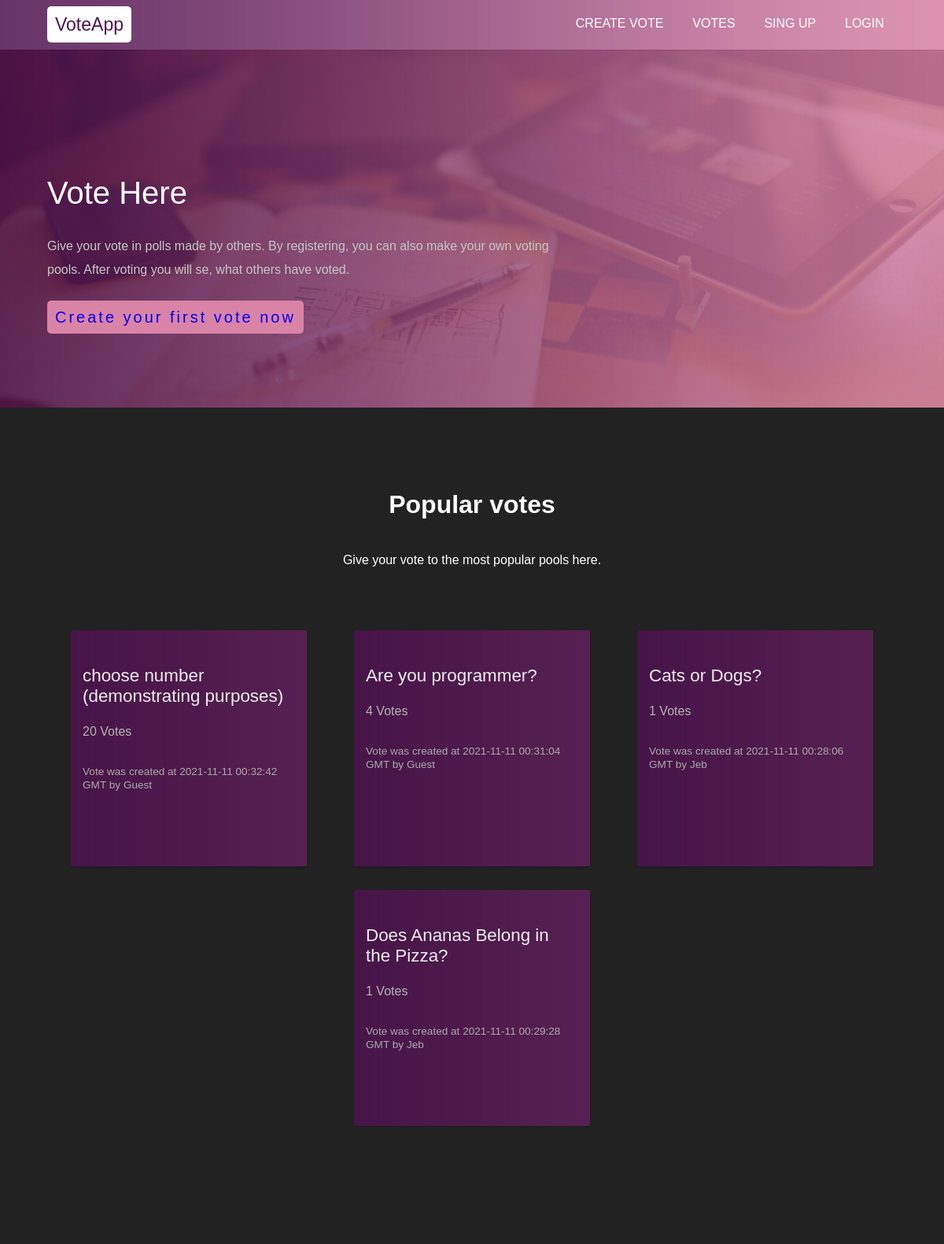
The page / on the database its author committed.
### models.py (models this page shows)
class Vote(db.Model):
    id = db.Column(db.Integer, primary_key=True)
    question = db.Column(db.String(100), default="Question Not Added")
    answers = db.Column(db.String(1000), default="[]")
    user_answers = db.Column(db.String(1000), default="[]")
    popularity = db.Column(db.Integer, default=0)
    date = db.Column(db.DateTime(timezone=True), default=func.now())
    creator = db.Column(db.Integer, db.ForeignKey('user.username'))
    auth_required = db.Column(db.Boolean, default=False)

### views.py (the view)
@views.route('/', methods=['GET'])
def home():
    user_agent = request.headers.get('User-Agent')
    if 'mobile' in user_agent.lower():
        flash('This website is not made for mobile. It should still work, just expect some zooming', category='error')
    vote_objects = Vote.query.all()
    most_popular = []
    for i in range(len(vote_objects)):
        most_popular.append((vote_objects[i], int(vote_objects[i].popularity)))
    most_popular_sortted = sorted(most_popular, key=lambda x: (int(x[1])), reverse=True)
    most_popular_limited = most_popular_sortted[0:10]
    if request.method == "GET":
        return render_template("index.html", vote=most_popular_limited)

### templates/index.html (shortened to what this page needs)
{% extends 'base.html' %}
{% block import_css %}
<link href="{{url_for('static', filename='css/card.css' )}}" rel="stylesheet">
{% endblock %}
{% block content %}
<div class="landing" id="icul">
  <div class="container-width" id="iert">
    <div class="lead-title" id="ias06">Vote Here
    </div>
    <div class="sub-lead-title">Give your vote in polls made by others. By registering, you can also make your own voting pools. After voting you will se, what others have voted.
    </div>
    <a class="lead-btn" href="/create">Create your first vote now
    </a>
    <br/>
  </div>
</div>
<section class="flex-sect" id="ivjox">
  <div class="container-width" id="i9dxq">
    <div class="flex-title" id="i4bn9">Popular votes</div>
    <br/>
    <div class="flex-desc" id="idtpb">Give your vote to the most popular pools here.</div>
    <div class="cards" id="iwudg">
      {% for i in range(vote|length) %}
      <a class="card-link" href="/votes/{{vote[i][0].id}}">
      <div class="card">
        <div class="card-header ch{{i+1}}" id="ic4pr">
        </div>
        <div class="card-body" id="i35j6">
          <div class="card-title" id="ipoe8" style="color:#eee;">{{vote[i][0].question}}<br/></div>
          <br>
          <div class="card-sub-title">{{vote[i][0].popularity}} Votes</div>
          <br>
          <div class="card-desc">Vote was created at {{vote[i][0].date}} GMT by {{vote[i][0].creator}}
          </div>
        </div>
      </div>
      </a>
      {% endfor %}
    </div>
  </div>
</section>
{% endblock %}

### templates/base.html (shortened to what this page needs)
<!DOCTYPE html>
<html lang="en">
<head>
    {% block import_css %}{% endblock %}
    <link href="{{url_for('static', filename='css/boostrap.css' )}}" rel="stylesheet">
    <link href="{{url_for('static', filename='css/index.css' )}}" rel="stylesheet">
</head>
<body>
    <header id="icul" class="header-banner">
      <div id="iert" class="container-width">
        <div class="logo-container">
          <a class="logo" href="/">VoteApp</a>
        </div>
        <nav class="menu" id="header-links-nav">
            <div>
              <a href="/create" title="Create vote" class="header-btn">CREATE VOTE</a>
              <a href="/votes" title="Votes" class="header-btn">VOTES</a>
              {% if current_user.is_authenticated %}
                <a href="/logout" title="Log out" class="header-btn">LOG OUT</a>
                <a href="/account" title="Account" class="header-btn">{{ current_user.username }}</a>
              {% else %}
                <a href="/sign-up" title="Sing Up" class="header-btn">SING UP</a>
                <a href="/login" title="Login" class="header-btn">LOGIN</a>
              {% endif %}
            </div>
        </nav>
      </div>
    </header>
    {% block content %}{% endblock %}
  </body>
</html>

### static/css/card.css (style rules this page uses)
.cards { padding:20px 0; display:flex; justify-content:space-around; flex-flow:wrap; }
.card-link { text-decoration:none; }
.card { background-image:url("/static/images/bg-gr-v.png"); background-size:scroll, scroll; height:300px; width:300px; margin-bottom:30px; box-shadow:0 1px 2px 0 rgba(0, 0, 0, 0.2); border-radius:2px; transition:all 0.5s ease; font-weight:100; overflow:hidden; }
.card-header { height:30px; background-size:cover; background-position:center center; }
.card-header.ch1 { background-image:url("https://placehold.it/350x250/78c5d6/fff/image1.jpg"); }
.card-header.ch2 { background-image:url("https://placehold.it/350x250/459ba8/fff/image2.jpg"); }
.card-header.ch3 { background-image:url("https://placehold.it/350x250/79c267/fff/image3.jpg"); }
.card-header.ch4 { background-image:url("https://placehold.it/350x250/c5d647/fff/image4.jpg"); }
.card-body { padding:15px 15px 5px 15px; color:#aaa; }
.card-title { font-size:1.4em; margin-bottom:5px; }
.card-sub-title { color:#b3b3b3; font-size:1em; margin-bottom:15px; }
.card-desc { font-size:0.85rem; line-height:17px; }

### static/css/index.css (style rules this page uses)
* { box-sizing: border-box; }
body { margin: 0; }
.header-banner { position: fixed; padding:10px 0 10px 0; font-family:Helvetica, serif; background-image:url("/static/images/bg-gr-v.png"); background-size:contain, cover; }
.landing { padding-top:10px; padding-bottom:100px; color:#ffffff; font-family:Helvetica, serif; font-weight:100; background-image:url("/static/images/bg-gr-v.png"), url("/static/images/work-desk.jpg"); background-attachment:scroll, scroll; background-position:left top, center center; background-repeat:repeat-y, no-repeat; background-size:contain, cover; }
.logo-container { padding:0.6% 0 0.6% 0; float:left; width:50%; }
.logo { background-color:#fff; border-radius:5px; width:130px; padding:10px; min-height:30px; text-align:center; line-height:30px; color:#4d114f; font-size:23px; text-decoration:none; }
.menu { float:right; width:50%; }
.lead-title { margin:150px 0 30px 0; font-size:40px; }
.sub-lead-title { max-width:650px; line-height:30px; margin-bottom:30px; color:#c6c6c6; }
.lead-btn { margin-top:15px; padding:10px; width:190px; min-height:30px; font-size:20px; text-align:center; letter-spacing:3px; line-height:30px; background-color:#d983a6; border-radius:5px; cursor:pointer; text-decoration:none; }
.flex-sect { background-color:#fafafa; padding:100px 0; font-family:Helvetica, serif; }
.flex-title { margin-bottom:15px; font-size:2em; text-align:center; font-weight:700; color:#555; padding:5px; }
.flex-desc { margin-bottom:55px; font-size:1em; color:rgba(0, 0, 0, 0.5); text-align:center; padding:5px; }
#i4bn9 { color:#ffffff; }
#idtpb { color:#ffffff; }
#ivjox { background-image:linear-gradient(#222222,#222222); background-repeat:repeat; background-position:left top; background-attachment:scroll; background-size:auto; }
#ic4pr { background-image:none; background-repeat:repeat; background-position:left top; background-attachment:scroll; background-size:auto; }
.container-width { width:90%; max-width:95%; margin:0 auto; }
#icul { bottom:200%; position:static; display:block; }
#header-links-nav { text-align:right; padding:1% 0 1% 0; }
.header-btn { text-transform: uppercase; color:#ffffff; text-decoration:none; margin:0 3% 0 3%; }

### rows shown on the page
Vote: question "choose number (demonstrating purposes)", popularity "20", date "2021-11-11 00:32:42", creator "Guest"
Vote: question "Are you programmer?", popularity "4", date "2021-11-11 00:31:04", creator "Guest"
Vote: question "Cats or Dogs?", popularity "1", date "2021-11-11 00:28:06", creator "Jeb"
Vote: question "Does Ananas Belong in the Pizza?", popularity "1", date "2021-11-11 00:29:28", creator "Jeb"
